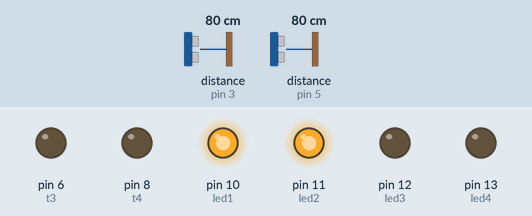
A sketch run on a simulated Arduino Uno, built with avr-gcc and run on an emulated ATmega328P. On the bench: output pins drawn as LEDs (lit = HIGH). Wiring (inferred from the names in the program): 2 × ultrasonic range finder: trigger pin 2, echo pin 3 / trigger pin 4, echo pin 5. The inputs (shaded band) are chosen by the test bench; at power-on: distance to the obstacle (sensors on pin 3, pin 5) 80 cm. The echo pulse lasts 58.3 µs per cm; pins used as bus, display or sensor lines are not drawn.

Above: at 0.1 s.
Timing chart, 0 to 1.6 s (numbered marks = the images above):
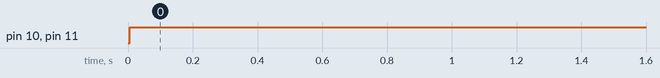

The sketch:

Project_Smart_Parking_Sederhana.ino
```cpp
#define t1 2
#define e1 3
#define t2 4
#define e2 5
#define t3 6
#define e3 7
#define t4 8
#define e4 9

#define led1 10
#define led2 11
#define led3 12
#define led4 13

long waktu1, jarak1, waktu2, jarak2, waktu3, jarak3, waktu4, jarak4;

void setup()
{
  pinMode(t1, OUTPUT);
  pinMode(e1, INPUT);
  pinMode(t2, OUTPUT);
  pinMode(e2, INPUT);
  pinMode(t3, OUTPUT);
  pinMode(e3, INPUT);
  pinMode(t4, OUTPUT);
  pinMode(e4, INPUT);

  pinMode(led1, OUTPUT);
  pinMode(led2, OUTPUT);
  pinMode(led3, OUTPUT);
  pinMode(led4, OUTPUT);
}

void loop(){
if (jarak1<=10) {
  alat1();
}else if (jarak2<10) {
  alat2();
}else if(jarak3<10) {
  alat3;
}else if(jarak4<10) {
  alat4();
  }
}

void alat1(){
digitalWrite(t1, LOW);
delayMicroseconds(2);
digitalWrite(t1, HIGH);
delayMicroseconds(10);
digitalWrite(t1, LOW);

waktu1 = pulseIn(e1, HIGH);
jarak1 = waktu1/58.2;

  digitalWrite(led1, HIGH);
}

void alat2(){
digitalWrite(t2, LOW);
delayMicroseconds(2);
digitalWrite(t2, HIGH);
delayMicroseconds(10);
digitalWrite(t2, LOW);

waktu2 = pulseIn(e2, HIGH);
jarak2 = waktu2/58.2;

  digitalWrite(led2, HIGH);
}

void alat3(){
digitalWrite(t3, LOW);
delayMicroseconds(2);
digitalWrite(t3, HIGH);
delayMicroseconds(10);
digitalWrite(t3, LOW);

waktu3 = pulseIn(e3, HIGH);
jarak3 = waktu3/58.2;

  digitalWrite(led3, HIGH);
}

void alat4(){
digitalWrite(t1, LOW);
delayMicroseconds(2);
digitalWrite(t1, HIGH);
delayMicroseconds(10);
digitalWrite(t1, LOW);

waktu4 = pulseIn(e1, HIGH);
jarak4 = waktu4/58.2;

  digitalWrite(led4, HIGH);
}
```

Measured:
- by itself, pin 10 (led1), pin 11 (led2): LOW → HIGH at 0.01 s
